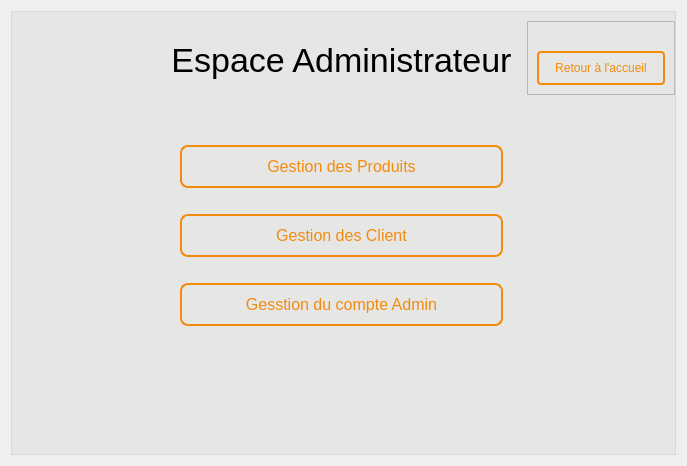
  <widget class="QWidget" name="space_admin_page">
   <property name="styleSheet">
    <string notr="true"/>
   </property>
   <layout class="QVBoxLayout" name="verticalLayout">
    <item>
     <widget class="QFrame" name="frame_lay_sa">
      <property name="styleSheet">
       <string notr="true">#frame_lay_sa{
	
	background-color: rgba(177, 173, 170, 35);
}
#space_admin_page {
	background-color: rgb(255, 255, 255);
    background-color: #f0f0f0;
    padding: 50px;
}

#label_title {
    font-size: 34px;
    text-align: center;
    margin-bottom: 20px;
}

#come_back_home {
    background-color: transparent;
    border: 2px solid #f18b0e;
    color: #f18b0e;
    padding: 8px 16px;
    border-radius: 4px;
    margin-top: 20px;
    cursor: pointer;
    transition: background-color 0.2s, color 0.2s;
}

#come_back_home:hover {
    background-color: #f18b0e;
    color: #fff;
}

#widget {
    background-color: #fff;
    border-radius: 10px;
    padding: 20px;
    margin-top: 50px;
}

#gest_prod_btn, #gest_client_btn, #gest_compt_admin_btn {
    background-color: transparent;
    border: 2px solid #f18b0e;
    color: #f18b0e;
    font-size: 16px;
    padding: 10px 20px;
    border-radius: 8px;
    margin-top: 20px;
    text-align: center;
    cursor: pointer;
    transition: background-color 0.2s, color 0.2s;
}

#gest_prod_btn:hover, #gest_client_btn:hover, #gest_compt_admin_btn:hover {
    background-color: #f18b0e;
    color: #fff;
}

#gest_prod_btn:pressed, #gest_client_btn:pressed, #gest_compt_admin_btn:pressed ,#come_back_home:pressed{
    background-color: #d06e0c;
    border-color: #d06e0c;
}
</string>
      </property>
      <property name="frameShape">
       <enum>QFrame::StyledPanel</enum>
      </property>
      <property name="frameShadow">
       <enum>QFrame::Raised</enum>
      </property>
      <layout class="QHBoxLayout" name="horizontalLayout">
       <property name="leftMargin">
        <number>150</number>
       </property>
       <property name="rightMargin">
        <number>0</number>
       </property>
       <property name="bottomMargin">
        <number>110</number>
       </property>
       <item>
        <widget class="QFrame" name="frame_sa">
         <property name="styleSheet">
          <string notr="true"/>
         </property>
         <layout class="QVBoxLayout" name="layout_contain">
          <item alignment="Qt::AlignTop">
           <widget class="QLabel" name="label_title">
            <property name="minimumSize">
             <size>
              <width>0</width>
              <height>80</height>
             </size>
            </property>
            <property name="font">
             <font>
              <pointsize>-1</pointsize>
             </font>
            </property>
            <property name="text">
             <string>Espace Administrateur</string>
            </property>
            <property name="alignment">
             <set>Qt::AlignCenter</set>
            </property>
           </widget>
          </item>
          <item>
           <widget class="QFrame" name="sub_frame_sa">
            <layout class="QVBoxLayout" name="space_ad_layout">
             <item>
              <widget class="QPushButton" name="gest_prod_btn">
               <property name="minimumSize">
                <size>
                 <width>0</width>
                 <height>60</height>
                </size>
               </property>
               <property name="text">
                <string>Gestion des Produits</string>
               </property>
              </widget>
             </item>
             <item>
              <widget class="QPushButton" name="gest_client_btn">
               <property name="minimumSize">
                <size>
                 <width>0</width>
                 <height>60</height>
                </size>
               </property>
               <property name="text">
                <string>Gestion des Client</string>
               </property>
              </widget>
             </item>
             <item>
              <widget class="QPushButton" name="gest_compt_admin_btn">
               <property name="minimumSize">
                <size>
                 <width>0</width>
                 <height>60</height>
                </size>
               </property>
               <property name="text">
                <string>Gesstion du compte Admin</string>
               </property>
              </widget>
             </item>
            </layout>
           </widget>
          </item>
         </layout>
        </widget>
       </item>
       <item alignment="Qt::AlignTop">
        <widget class="QFrame" name="frame_2">
         <property name="maximumSize">
          <size>
           <width>150</width>
           <height>16777215</height>
          </size>
         </property>
         <property name="frameShape">
          <enum>QFrame::StyledPanel</enum>
         </property>
         <property name="frameShadow">
          <enum>QFrame::Raised</enum>
         </property>
         <layout class="QVBoxLayout" name="verticalLayout_3">
          <item>
           <widget class="QPushButton" name="come_back_home">
            <property name="minimumSize">
             <size>
              <width>0</width>
              <height>40</height>
             </size>
            </property>
            <property name="text">
             <string>Retour à l'accueil</string>
            </property>
           </widget>
          </item>
         </layout>
        </widget>
       </item>
      </layout>
     </widget>
    </item>
   </layout>
  </widget>
